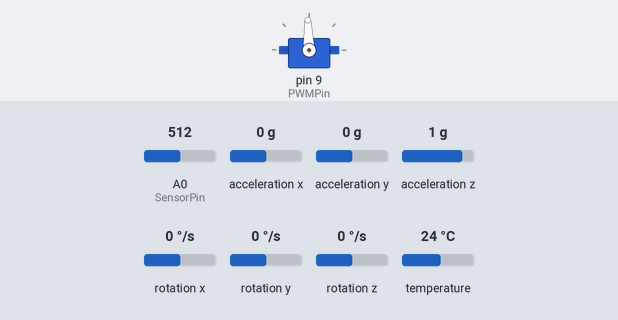
A sketch run on a simulated Arduino Uno, built with avr-gcc and run on an emulated ATmega328P. Shown: servo. Inputs (shaded band) come from the test bench; at power-on: acceleration y 0 g, A0 (SensorPin) = 512, acceleration z 1 g, rotation x 0 °/s, acceleration x 0 g, rotation y 0 °/s, rotation z 0 °/s, temperature 24 °C. Servo pulses on a pin are drawn as a servo (544–2400 µs = 0–180°); what the sketch prints to the serial monitor is not drawn.

Above: at 2.2 s.
2.3 s: acceleration y set to -1.4 g
At 4.8 s:
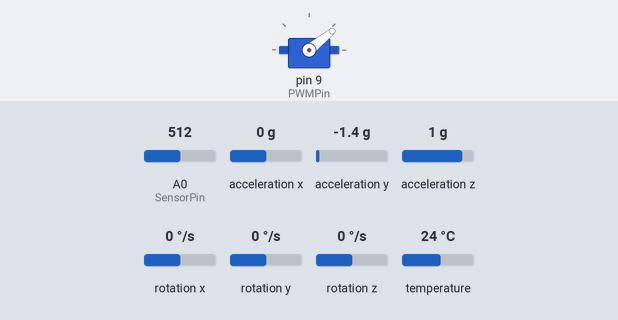
5.3 s: A0 (SensorPin) set to 20
At 6.1 s:
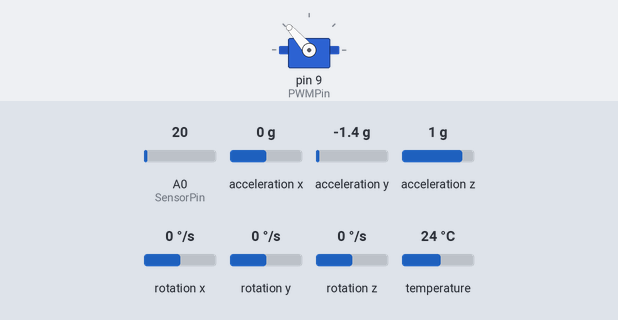
6.9 s: acceleration z set to -0.8 g
At 9.7 s:
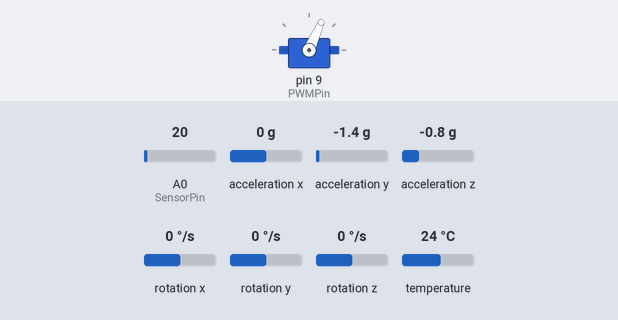
9.9 s: rotation x set to 192 °/s
At 11.8 s:
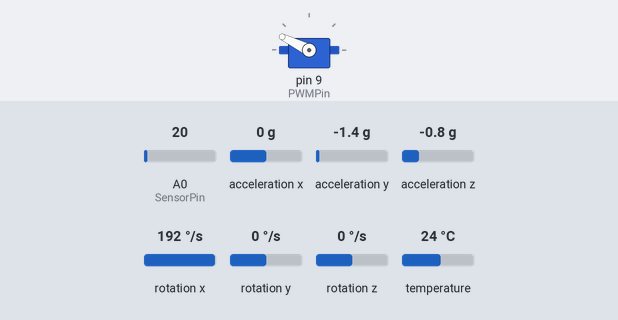
12.9 s: acceleration y set to -0.8 g
At 13.48 s:
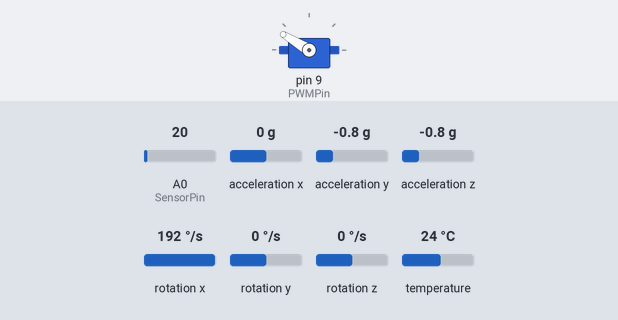
15.9 s: A0 (SensorPin) set to 30
At 17.3 s:
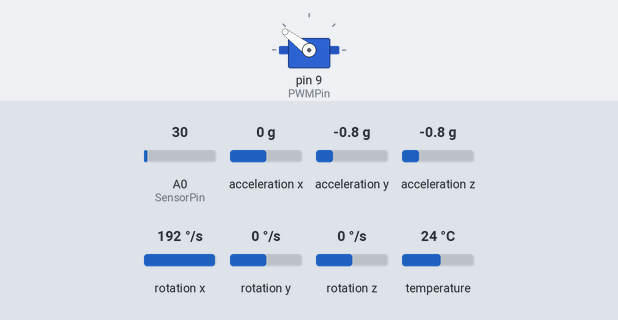
Timing chart, 0 to 18.4 s (numbered marks = the images above; inputs shaded):
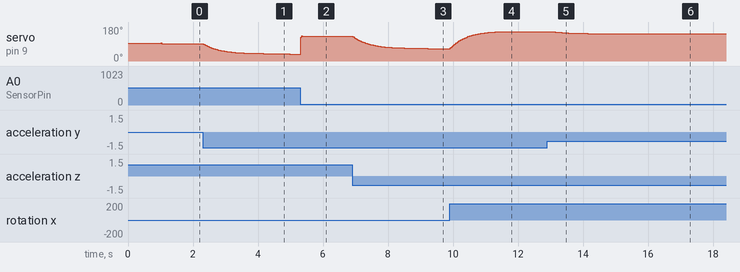

Measured:
- after the input at 2.3 s, servo on pin 9 (PWMPin): moves from 92° to 37° over 2.7 s, starting at once
- after the input at 5.3 s, servo on pin 9 (PWMPin): 37° → 131° at once
- after the input at 6.9 s, servo on pin 9 (PWMPin): moves from 131° to 66° over 2.3 s, starting at once
- after the input at 9.9 s, servo on pin 9 (PWMPin): moves from 66° to 154° over 1.4 s, starting at once
- after the input at 12.9 s, servo on pin 9 (PWMPin): moves from 154° to 144° over 1.8 s, starting after 0.24 s
- after the input at 15.9 s, servo on pin 9 (PWMPin): 144° → 143° at once

The sketch:

controlador_estados.ino
```cpp
#include <Adafruit_MPU6050.h>
#include <Adafruit_Sensor.h>

#define PWMPin 9
#define SensorPin A0
#define Lectura_pote_low  146
#define Lectura_pote_high 862
#define Frec_muestreo 100

Adafruit_MPU6050 mpu;

unsigned long time1 = 0;
unsigned long time2 = 0;
int val = 0;
float deg = 0;
int OCR1A_min = 1100;
int OCR1A_max = 4900;
float angle;
float angle_map;
int lectura_pote;
float angulo_x0_giro = 0;
float angulo_x1_giro = 0;
float angulo_x0_acel = 0;
float angulo_filtro_complementario = 0;
float alpha = 0.98;
float angulo_filtro_complementario_deg = 0;
float angulo_filtro_complementario_anterior;
float angulo_filtro_complementario_actual;
float pi = 3.1415926;
float angle_pendulo = 0;
sensors_event_t a, g, temp;
float thita_medido = 0;
float phi_medido = 0;
float dthita_medido = 0;
float phi_eq = 90;
float phi_ref = 90;

//Observador
float thita_next = 0;
float thita_act = 0;
float dthita_next = 0;
float dthita_act = 0;
float phi_next = 0;
float phi_act = 0;
float dphi_next = 0;
float dphi_act = 0;

//Controlador por var. estado
float u_act = 0;

float Ad[4][4] = {{1.0000, 0.0100, 0.0000, 0.0000},{-0.6500, 0.9739, -2.0454, -0.2147},{0.0000, 0.0000, 1.0000, 0.0100},{0.0000, 0.0000, -2.9220, 0.6933}};
float Cd[2][4] = {{1,0,0,0},{0,0,1,0}};
//float L[4][2] = {{1.5155, -0.2147},{54.7727, -27.9965},{0.0000, 1.2349},{0.0000, 18.5863}};
float L[4][2] = {
  {1.0571, -0.2147},
  {25.7984, -18.1551},
  {-0.0000, 0.7765},
  {-0.0000, 2.4733}
};
float Bd[4] = {0,2.0454, 0, 2.9220};

float K[4] = {-0.9757, 0.0129, 0.7346, -0.0115};

//Offset: Acceleration X: -0.64, Y: -0.02, Z: 7.86 m/s^2 (MEDIDO)
float offset_aceleracion_Y = 0.27;
float offset_aceleracion_Z = 9.8 - 7.9;
float offset_gyro_X = 0;


void setup() {
  Serial.begin(115200); //Inicializacion de puerto serie
  pinMode(PWMPin, OUTPUT);  //Configuracion del pin 9 como salida

  TCNT1 = 0;

  // Try to initialize!
	if (!mpu.begin()) {
		//Serial.println("Failed to find MPU6050 chip");
		while (1) {
		  delay(10);
		}
	}
	//Serial.println("MPU6050 Found!");

	// set accelerometer range to +-8G
	mpu.setAccelerometerRange(MPU6050_RANGE_8_G);

	// set gyro range to +- 500 deg/s
	mpu.setGyroRange(MPU6050_RANGE_500_DEG);

	// set filter bandwidth to 5-10-21-44-94-184-260 Hz
	mpu.setFilterBandwidth(MPU6050_BAND_10_HZ);
  angulo_filtro_complementario_anterior = 0;

  PWM_50Hz();   //Configuracion e inicializacion del timer 1 para generar PWM

  //Autocalibracion
  autocalibracion_IMU();

  angle_2_servo(90);
  delay(1000);
}

void loop() {

  time1 = millis();
  /*
  while (Serial.available() > 0) {
    phi_ref = Serial.read();
  }*/

  thita_medido = angle_IMU();
  phi_medido = pote_2_angle();
  dthita_medido = (g.gyro.x) * 180 / pi;

  //Calcula los valores actuales
  thita_next = Ad[0][0] * thita_act + Ad[0][1] * dthita_act + Ad[0][2] * phi_act + Ad[0][3] * dphi_act  + L[0][0] * (thita_medido - thita_act) + L[0][1] * (phi_medido - phi_act) + Bd[0] * (phi_eq + u_act);
  dthita_next = Ad[1][0] * thita_act + Ad[1][1] * dthita_act + Ad[1][2] * phi_act + Ad[1][3] * dphi_act  + L[1][0] * (thita_medido - thita_act) + L[1][1] * (phi_medido - phi_act) + Bd[1] * (phi_eq + u_act);
  phi_next = Ad[2][0] * thita_act + Ad[2][1] * dthita_act + Ad[2][2] * phi_act + Ad[2][3] * dphi_act  + L[2][0] * (thita_medido - thita_act) + L[2][1] * (phi_medido - phi_act) + Bd[2] * (phi_eq + u_act);
  dphi_next = Ad[3][0] * thita_act + Ad[3][1] * dthita_act + Ad[3][2] * phi_act + Ad[3][3] * dphi_act  + L[3][0] * (thita_medido - thita_act) + L[3][1] * (phi_medido - phi_act) + Bd[3] * (phi_eq + u_act);

  //Actualiza los valores
  thita_act = thita_next;
  dthita_act = dthita_next;
  phi_act = phi_next;
  dphi_act = dphi_next;


  //Calculo accion control

  u_act = K[0]*thita_next + K[1]*dthita_next + K[2]*(phi_next - phi_eq) + K[3]*dphi_next;

  //Aplico accion de control
  angle_2_servo(phi_eq + u_act);

  matlab_send(thita_medido, thita_next,dthita_medido,dthita_next,phi_medido,phi_next,dphi_next,u_act);


  int aux = 1000/Frec_muestreo;
  time2 = millis();

  delay(aux - (time2 - time1));   //Delay necesario para el muestreo a la frecuencia Frec_muestreo
}


void matlab_send(float dato1, float dato2, float dato3,float dato4,float dato5,float dato6,float dato7,float dato8){
  Serial.write("abcd");
  byte * b = (byte *) &dato1;
  Serial.write(b,4);
  b = (byte *) &dato2;
  Serial.write(b,4);
  b = (byte *) &dato3;
  Serial.write(b,4);
  b = (byte *) &dato4;
  Serial.write(b,4);
  b = (byte *) &dato5;
  Serial.write(b,4);
  b = (byte *) &dato6;
  Serial.write(b,4);
  b = (byte *) &dato7;
  Serial.write(b,4);
  b = (byte *) &dato8;
  Serial.write(b,4);
}

float angle_IMU(){

  mpu.getEvent(&a, &g, &temp);

  angulo_x0_acel = atan2(a.acceleration.y + offset_aceleracion_Y, a.acceleration.z + offset_aceleracion_Z);

  angulo_filtro_complementario_actual = alpha * (angulo_filtro_complementario_anterior + (g.gyro.x + offset_gyro_X) * 1/(float)(Frec_muestreo)) + (1 - alpha) * angulo_x0_acel;
  angulo_filtro_complementario_anterior = angulo_filtro_complementario_actual;

  return angulo_filtro_complementario_deg = (angulo_filtro_complementario_actual * 180) / pi;
}

float pote_2_angle (){

  float lectura_pote = analogRead(SensorPin);
      //Se limita el rango de valores del potenciometro para un rango de entre -90° y 90°
  //if (lectura_pote <= Lectura_pote_low)
    //lectura_pote = Lectura_pote_low;
  //if (lectura_pote >= Lectura_pote_high)
    //lectura_pote = Lectura_pote_high;

  float aux2 = map(lectura_pote, Lectura_pote_low, Lectura_pote_high, 0, 180);

  return aux2;

}

//Retorna el valor de OICRA
void angle_2_servo(float angle){
    if (angle <= 30){
      angle = 30;
    }
    else if (angle >=150){
      angle = 150;
    }
    OCR1A = map(angle, 0, 180, OCR1A_max, OCR1A_min);
}

void PWM_50Hz(){
  //Configuracion de los registros para un Fast PWM de 50Hz

  TCCR1A = 0;
  TCCR1B = 0;
  TCCR1A = (1 << COM1A1) | (1 << WGM11) ;
  TCCR1B = (1 << CS11) | (1 << WGM13) | (1 << WGM12) ;
  ICR1 = 39999;
}

void autocalibracion_IMU(){

  mpu.getEvent(&a, &g, &temp);
  float aux_z=0;
  float aux_y=0;
  float aux_x = 0;

  for (int i = 0; i < 10; i++){
    aux_z += a.acceleration.z;
    aux_y += a.acceleration.y;
    aux_x += g.gyro.x;
  }

  aux_z = aux_z / 10;
  aux_y = aux_y / 10;
  aux_x = aux_x / 10;

  offset_aceleracion_Z = 9.8 - aux_z;
  offset_aceleracion_Y = 0 - aux_y;
  offset_gyro_X = 0 - aux_x;

}
```
